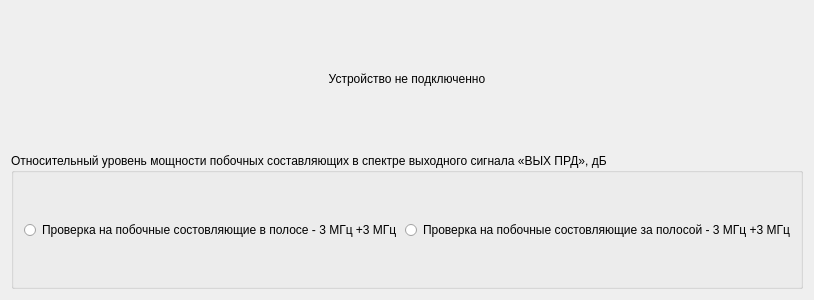
<?xml version="1.0" encoding="UTF-8"?>
<ui version="4.0">
 <class>WindowCollateral</class>
 <widget class="QWidget" name="WindowCollateral">
  <property name="geometry">
   <rect>
    <x>0</x>
    <y>0</y>
    <width>400</width>
    <height>300</height>
   </rect>
  </property>
  <property name="windowTitle">
   <string>Form</string>
  </property>
  <layout class="QVBoxLayout" name="verticalLayout">
   <item>
    <widget class="QLabel" name="label">
     <property name="sizePolicy">
      <sizepolicy hsizetype="Minimum" vsizetype="Minimum">
       <horstretch>0</horstretch>
       <verstretch>0</verstretch>
      </sizepolicy>
     </property>
     <property name="text">
      <string>Устройство не подключенно</string>
     </property>
     <property name="scaledContents">
      <bool>true</bool>
     </property>
     <property name="alignment">
      <set>Qt::AlignCenter</set>
     </property>
    </widget>
   </item>
   <item>
    <widget class="QGroupBox" name="groupBox">
     <property name="title">
      <string>Относительный уровень мощности побочных составляющих в спектре выходного сигнала «ВЫХ ПРД», дБ</string>
     </property>
     <property name="flat">
      <bool>false</bool>
     </property>
     <property name="checkable">
      <bool>false</bool>
     </property>
     <layout class="QHBoxLayout" name="horizontalLayout">
      <item>
       <widget class="QRadioButton" name="radioButton">
        <property name="styleSheet">
         <string notr="true">QRadioButton::indicator{

	width: 13px;
	height: 13px;

}

QRadioButton::indicator::unchecked{

 image: url(://images/circle_gray.png);

}

QRadioButton::indicator::checked{

 image: url(://images/circle_zel.png);

}</string>
        </property>
        <property name="text">
         <string>Проверка на побочные состовляющие в полосе - 3 МГц +3 МГц</string>
        </property>
        <property name="checkable">
         <bool>false</bool>
        </property>
        <property name="checked">
         <bool>false</bool>
        </property>
        <property name="autoRepeat">
         <bool>false</bool>
        </property>
        <property name="autoExclusive">
         <bool>false</bool>
        </property>
       </widget>
      </item>
      <item>
       <widget class="QRadioButton" name="radioButton_2">
        <property name="styleSheet">
         <string notr="true">QRadioButton::indicator{

	width: 13px;
	height: 13px;

}

QRadioButton::indicator::unchecked{

 image: url(://images/circle_gray.png);

}

QRadioButton::indicator::checked{

 image: url(://images/circle_zel.png);

}</string>
        </property>
        <property name="text">
         <string>Проверка на побочные состовляющие за полосой - 3 МГц +3 МГц</string>
        </property>
        <property name="checkable">
         <bool>false</bool>
        </property>
        <property name="checked">
         <bool>false</bool>
        </property>
        <property name="autoRepeat">
         <bool>false</bool>
        </property>
        <property name="autoExclusive">
         <bool>false</bool>
        </property>
       </widget>
      </item>
     </layout>
    </widget>
   </item>
  </layout>
 </widget>
 <resources/>
 <connections/>
</ui>
